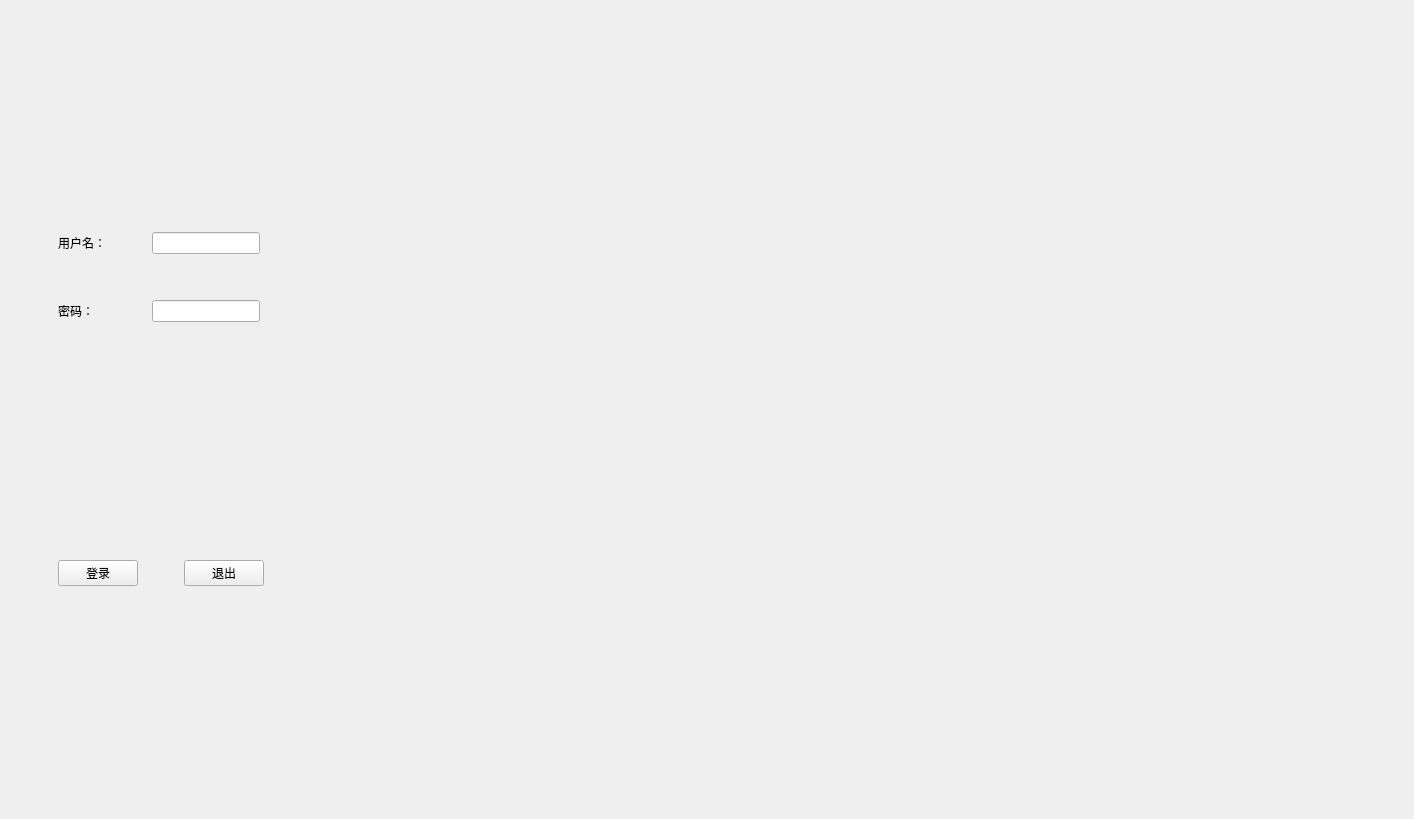
<?xml version="1.0" encoding="UTF-8"?>
<ui version="4.0">
 <class>MainWindow</class>
 <widget class="QMainWindow" name="MainWindow">
  <property name="geometry">
   <rect>
    <x>0</x>
    <y>0</y>
    <width>1414</width>
    <height>819</height>
   </rect>
  </property>
  <property name="windowTitle">
   <string>登录窗口</string>
  </property>
  <widget class="QWidget" name="centralwidget">
   <layout class="QVBoxLayout" name="verticalLayout">
    <item>
     <widget class="QWidget" name="widget" native="true">
      <property name="sizePolicy">
       <sizepolicy hsizetype="Fixed" vsizetype="Fixed">
        <horstretch>0</horstretch>
        <verstretch>0</verstretch>
       </sizepolicy>
      </property>
      <layout class="QGridLayout" name="gridLayout">
       <item row="0" column="4">
        <spacer name="horizontalSpacer_7">
         <property name="orientation">
          <enum>Qt::Horizontal</enum>
         </property>
         <property name="sizeHint" stdset="0">
          <size>
           <width>40</width>
           <height>20</height>
          </size>
         </property>
        </spacer>
       </item>
       <item row="0" column="3">
        <widget class="QLineEdit" name="lineEdit"/>
       </item>
       <item row="0" column="1">
        <widget class="QLabel" name="label">
         <property name="text">
          <string>用户名：</string>
         </property>
        </widget>
       </item>
       <item row="0" column="0">
        <spacer name="horizontalSpacer_4">
         <property name="orientation">
          <enum>Qt::Horizontal</enum>
         </property>
         <property name="sizeHint" stdset="0">
          <size>
           <width>40</width>
           <height>20</height>
          </size>
         </property>
        </spacer>
       </item>
       <item row="1" column="1">
        <spacer name="verticalSpacer">
         <property name="orientation">
          <enum>Qt::Vertical</enum>
         </property>
         <property name="sizeHint" stdset="0">
          <size>
           <width>20</width>
           <height>40</height>
          </size>
         </property>
        </spacer>
       </item>
       <item row="2" column="3">
        <widget class="QLineEdit" name="lineEdit_2"/>
       </item>
       <item row="0" column="2">
        <spacer name="horizontalSpacer_6">
         <property name="orientation">
          <enum>Qt::Horizontal</enum>
         </property>
         <property name="sizeHint" stdset="0">
          <size>
           <width>40</width>
           <height>20</height>
          </size>
         </property>
        </spacer>
       </item>
       <item row="2" column="2">
        <spacer name="horizontalSpacer_9">
         <property name="orientation">
          <enum>Qt::Horizontal</enum>
         </property>
         <property name="sizeHint" stdset="0">
          <size>
           <width>40</width>
           <height>20</height>
          </size>
         </property>
        </spacer>
       </item>
       <item row="2" column="4">
        <spacer name="horizontalSpacer_8">
         <property name="orientation">
          <enum>Qt::Horizontal</enum>
         </property>
         <property name="sizeHint" stdset="0">
          <size>
           <width>40</width>
           <height>20</height>
          </size>
         </property>
        </spacer>
       </item>
       <item row="2" column="1">
        <widget class="QLabel" name="label_2">
         <property name="text">
          <string>密码：</string>
         </property>
        </widget>
       </item>
       <item row="2" column="0">
        <spacer name="horizontalSpacer_5">
         <property name="orientation">
          <enum>Qt::Horizontal</enum>
         </property>
         <property name="sizeHint" stdset="0">
          <size>
           <width>40</width>
           <height>20</height>
          </size>
         </property>
        </spacer>
       </item>
      </layout>
     </widget>
    </item>
    <item>
     <widget class="QWidget" name="widget_2" native="true">
      <property name="sizePolicy">
       <sizepolicy hsizetype="Fixed" vsizetype="Fixed">
        <horstretch>0</horstretch>
        <verstretch>0</verstretch>
       </sizepolicy>
      </property>
      <layout class="QHBoxLayout" name="horizontalLayout_2">
       <item>
        <spacer name="horizontalSpacer">
         <property name="orientation">
          <enum>Qt::Horizontal</enum>
         </property>
         <property name="sizeHint" stdset="0">
          <size>
           <width>40</width>
           <height>20</height>
          </size>
         </property>
        </spacer>
       </item>
       <item>
        <widget class="QPushButton" name="pushButton">
         <property name="text">
          <string>登录</string>
         </property>
        </widget>
       </item>
       <item>
        <spacer name="horizontalSpacer_2">
         <property name="orientation">
          <enum>Qt::Horizontal</enum>
         </property>
         <property name="sizeHint" stdset="0">
          <size>
           <width>40</width>
           <height>20</height>
          </size>
         </property>
        </spacer>
       </item>
       <item>
        <widget class="QPushButton" name="pushButton_2">
         <property name="text">
          <string>退出</string>
         </property>
        </widget>
       </item>
       <item>
        <spacer name="horizontalSpacer_3">
         <property name="orientation">
          <enum>Qt::Horizontal</enum>
         </property>
         <property name="sizeHint" stdset="0">
          <size>
           <width>40</width>
           <height>20</height>
          </size>
         </property>
        </spacer>
       </item>
      </layout>
     </widget>
    </item>
   </layout>
  </widget>
 </widget>
 <resources/>
 <connections/>
</ui>
